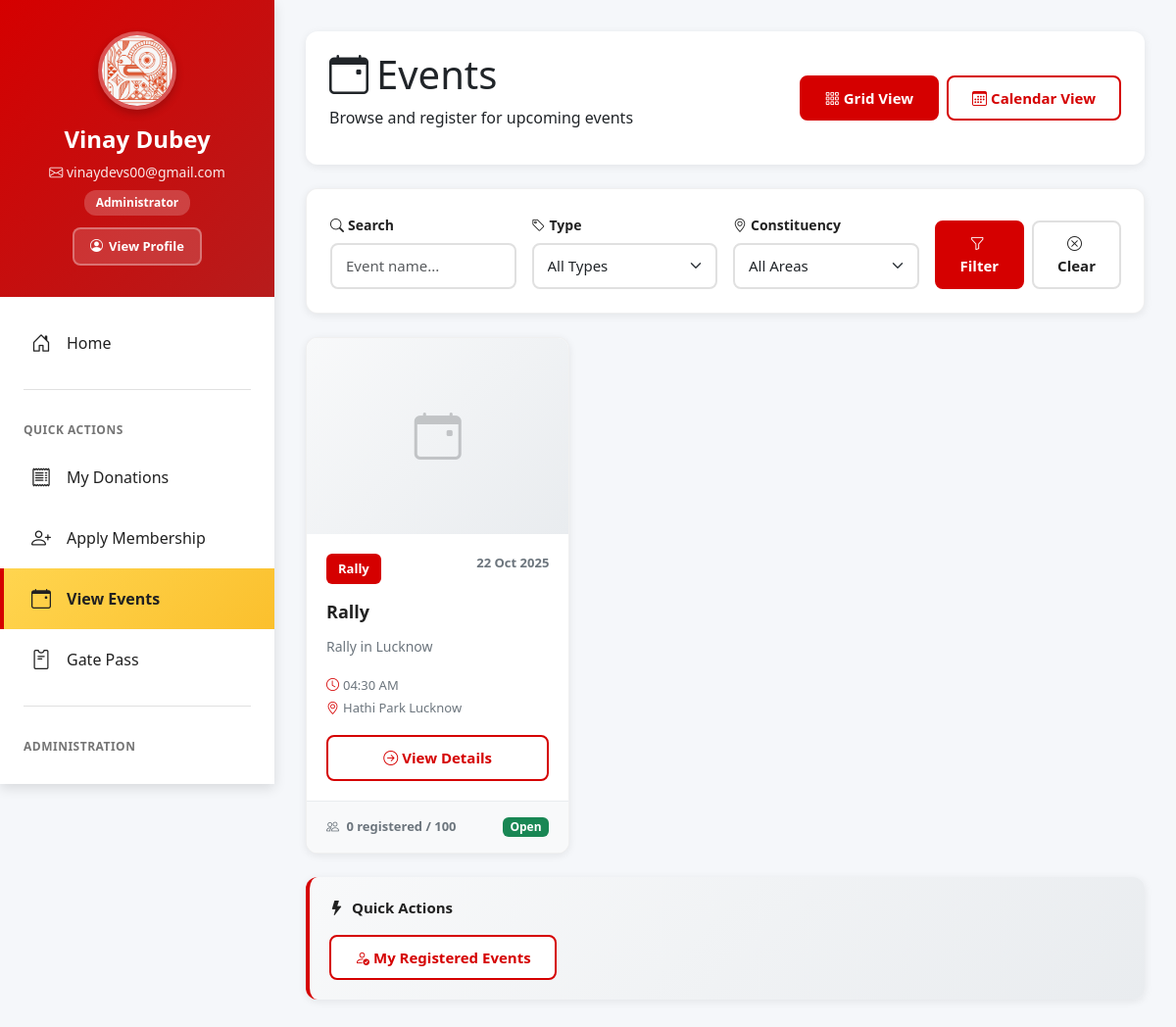
/campaigns/events/ (signed in), run on the app's committed database.
### accounts/models.py (models this page shows, shortened)
class User(AbstractUser):
    phone_number = models.CharField(max_length=15, unique=True)
    is_phone_verified = models.BooleanField(default=False)
    user_type = models.CharField(max_length=20, choices=USER_TYPE_CHOICES, default='SUPPORTER')
    constituency = models.CharField(max_length=100, blank=True)
    district = models.CharField(max_length=100, blank=True)
    state = models.CharField(max_length=50, blank=True)
    preferred_language = models.CharField(max_length=5, choices=LANGUAGE_CHOICES, default='hi')
    fishing_license_number = models.CharField(max_length=50, blank=True)
    boat_registration = models.CharField(max_length=50, blank=True)
    family_primary_account = models.ForeignKey('self', null=True, blank=True, on_delete=models.SET_NULL, related_name='family_members')
    created_at = models.DateTimeField(auto_now_add=True)
    objects = UserManager()
    USERNAME_FIELD = 'phone_number'
    REQUIRED_FIELDS = ['first_name', 'last_name']

class UserProfile(models.Model):
    user = models.OneToOneField(User, on_delete=models.CASCADE)
    avatar = models.ImageField(upload_to='avatars/', blank=True, null=True)
    bio = models.TextField(blank=True)
    community_type = models.CharField(max_length=20, choices=COMMUNITY_CHOICES, blank=True)
    occupation = models.CharField(max_length=100, blank=True)
    experience_years = models.IntegerField(default=0)
    date_of_birth = models.DateField(null=True, blank=True)
    address = models.TextField(blank=True)
    pincode = models.CharField(max_length=6, blank=True)

### campaigns/models.py (models this page shows, shortened)
class Event(models.Model):
    id = models.UUIDField(primary_key=True, default=uuid.uuid4, editable=False)
    campaign = models.ForeignKey(Campaign, on_delete=models.CASCADE, null=True, blank=True, related_name='events')
    title = models.CharField(max_length=200)
    slug = models.SlugField(blank=True)
    description = models.TextField()
    event_type = models.CharField(max_length=20, choices=EVENT_TYPE_CHOICES)
    date_time = models.DateTimeField()
    end_time = models.DateTimeField(null=True, blank=True)
    venue = models.CharField(max_length=200)
    address = models.TextField()
    latitude = models.DecimalField(max_digits=10, decimal_places=8, null=True, blank=True)
    longitude = models.DecimalField(max_digits=11, decimal_places=8, null=True, blank=True)
    max_attendees = models.IntegerField(default=0)  # 0 means unlimited
    registration_required = models.BooleanField(default=True)
    registration_deadline = models.DateTimeField(null=True, blank=True)
    is_public = models.BooleanField(default=True)
    contact_person = models.ForeignKey(settings.AUTH_USER_MODEL, on_delete=models.SET_NULL, null=True)
    contact_phone = models.CharField(max_length=15, blank=True)
    image = models.ImageField(upload_to='event_images/', blank=True, null=True)
    requirements = models.TextField(blank=True)
    agenda = models.JSONField(default=list)
    estimated_cost = models.DecimalField(max_digits=10, decimal_places=2, default=0)
    actual_cost = models.DecimalField(max_digits=10, decimal_places=2, default=0)
    status = models.CharField(max_length=20, choices=[
        ('SCHEDULED', 'Scheduled'),
        ('ONGOING', 'Ongoing'),
        ('COMPLETED', 'Completed'),
        ('CANCELLED', 'Cancelled'),
        ('POSTPONED', 'Postponed'),
    ], default='SCHEDULED')
    created_by = models.ForeignKey(settings.AUTH_USER_MODEL, on_delete=models.CASCADE, related_name='created_events')
    created_at = models.DateTimeField(auto_now_add=True)
    updated_at = models.DateTimeField(auto_now=True)
    @property
    def is_registration_open(self):
        if not self.registration_required:
            return False
        if self.registration_deadline:
            return timezone.now() < self.registration_deadline
        return self.date_time > timezone.now()
    @property
    def attendee_count(self):
        return self.attendees.filter(attended=True).count()
    class Meta:
        ordering = ['date_time']

### campaigns/views.py (the view)
# urls.py: path('events/', views.events_list, name='events_list'),
def events_list(request):
    event_type = request.GET.get('type')
    constituency = request.GET.get('constituency')
    search = request.GET.get('search')
    events = Event.objects.filter(
        is_public=True,
        date_time__gte=timezone.now()
    ).select_related('campaign', 'contact_person')
    if event_type:
        events = events.filter(event_type=event_type)
    if constituency:
        events = events.filter(campaign__constituency__icontains=constituency)
    if search:
        events = events.filter(
            title__icontains=search
        )
    events = events.order_by('date_time')
    event_types = Event._meta.get_field('event_type').choices
    constituencies = Event.objects.filter(is_public=True).values_list(
        'campaign__constituency', flat=True
    ).distinct().exclude(campaign__constituency__isnull=True)
    context = {
        'events': events,
        'event_types': event_types,
        'constituencies': constituencies,
        'selected_type': event_type,
        'selected_constituency': constituency,
        'search_query': search,
    }
    return render(request, 'campaigns/events_list.html', context)

### templates/campaigns/events_list.html (shortened to what this page needs)
{% extends 'dashboard_base.html' %}
{% block content %}
<div class="page-header">
        <div>
            <h1 class="page-title">
                <i class="bi bi-calendar-event me-2"></i>Events
            </h1>
            <p class="page-subtitle">Browse and register for upcoming events</p>
        </div>
        <div class="view-toggle">
            <a href="{% url 'campaigns:events_list' %}" class="btn btn-primary">
                <i class="bi bi-grid-3x3-gap me-1"></i>Grid View
            </a>
            <a href="{% url 'campaigns:calendar' %}" class="btn btn-outline-primary">
                <i class="bi bi-calendar3 me-1"></i>Calendar View
            </a>
        </div>
    </div>
    <div class="filter-card">
        <form method="get" class="row g-3">
            <div class="col-md-3">
                <label class="form-label">
                    <i class="bi bi-search me-1"></i>Search
                </label>
                <input type="text" name="search" class="form-control"
                       value="{{ search_query|default:'' }}" placeholder="Event name...">
            </div>
            <div class="col-md-3">
                <label class="form-label">
                    <i class="bi bi-tag me-1"></i>Type
                </label>
                <select name="type" class="form-select">
                    <option value="">All Types</option>
                </select>
            </div>
            <div class="col-md-3">
                <label class="form-label">
                    <i class="bi bi-geo-alt me-1"></i>Constituency
                </label>
                <select name="constituency" class="form-select">
                    <option value="">All Areas</option>
                </select>
            </div>
            <div class="col-md-3 d-flex align-items-end">
                <button type="submit" class="btn btn-primary me-2">
                    <i class="bi bi-funnel me-1"></i>Filter
                </button>
                <a href="{% url 'campaigns:events_list' %}" class="btn btn-outline-secondary">
                    <i class="bi bi-x-circle me-1"></i>Clear
                </a>
            </div>
        </form>
    </div>
    {% if events %}
        <div class="row g-4 mb-4">
            {% for event in events %}
            <div class="col-md-6 col-lg-4">
                <div class="event-card">
                    {% if event.image %}
                        <img src="{{ event.image.url }}" class="event-image" alt="{{ event.title }}">
                    {% else %}
                        <div class="event-image-placeholder">
                            <i class="bi bi-calendar-event text-muted" style="font-size: 3rem; opacity: 0.3;"></i>
                        </div>
                    {% endif %}
                    <div class="event-card-body">
                        <div class="event-header">
                            <span class="event-badge">
                                {% if event.event_type == 'RALLY' %}Rally
                                {% elif event.event_type == 'MEETING' %}Public Meeting
                                {% elif event.event_type == 'SEMINAR' %}Seminar
                                {% elif event.event_type == 'WORKSHOP' %}Workshop
                                {% elif event.event_type == 'CONFERENCE' %}Conference
                                {% elif event.event_type == 'DOOR_TO_DOOR' %}Door-to-Door
                                {% elif event.event_type == 'BOAT_CAMPAIGN' %}Boat Campaign
                                {% elif event.event_type == 'FISHING_DEMO' %}Fishing Demo
                                {% elif event.event_type == 'COMMUNITY_FEAST' %}Community Feast
                                {% else %}{{ event.get_event_type_display }}
                                {% endif %}
                            </span>
                            <span class="event-date">{{ event.date_time|date:"d M Y" }}</span>
                        </div>
                        <h6 class="event-title">{{ event.title }}</h6>
                        <p class="event-description">{{ event.description|truncatewords:15 }}</p>
                        <div class="event-meta">
                            <div><i class="bi bi-clock me-1"></i>{{ event.date_time|date:"h:i A" }}</div>
                            <div><i class="bi bi-geo-alt me-1"></i>{{ event.venue|truncatewords:6 }}</div>
                        </div>
                        <a href="{% url 'campaigns:event_detail' event.slug %}" class="btn btn-outline-primary w-100">
                            <i class="bi bi-arrow-right-circle me-1"></i>View Details
                        </a>
                    </div>
                    {% if event.registration_required %}
                    <div class="event-footer">
                        <span class="event-footer-meta">
                            <i class="bi bi-people me-1"></i>
                            {{ event.attendee_count }} registered
                            {% if event.max_attendees > 0 %} / {{ event.max_attendees }}{% endif %}
                        </span>
                        {% if event.is_registration_open %}
                            <span class="badge bg-success">Open</span>
                        {% else %}
                            <span class="badge bg-secondary">Closed</span>
                        {% endif %}
                    </div>
                    {% endif %}
                </div>
            </div>
            {% endfor %}
        </div>
    {% else %}
        <div class="empty-state">
            <i class="bi bi-calendar-x d-block"></i>
            <h5>No Events Found</h5>
            <p>Currently no upcoming events are available.</p>
        </div>
    {% endif %}
    {% if user.is_authenticated %}
    <div class="quick-actions-card">
        <div class="quick-actions-title">
            <i class="bi bi-lightning-fill"></i>
            <span>Quick Actions</span>
        </div>
        <a href="{% url 'campaigns:my_events' %}" class="btn btn-outline-primary">
            <i class="bi bi-person-check me-1"></i>My Registered Events
        </a>
    </div>
    {% endif %}
{% endblock %}

### templates/dashboard_base.html (shortened to what this page needs)
{% load i18n %}
<!DOCTYPE html>
<html lang="{{ LANGUAGE_CODE|default:'hi' }}">
<head>
    <link href="https://cdn.jsdelivr.net/npm/bootstrap@5.3.0/dist/css/bootstrap.min.css" rel="stylesheet">
    <link rel="stylesheet" href="https://cdn.jsdelivr.net/npm/bootstrap-icons@1.11.0/font/bootstrap-icons.css">
</head>
<body>
    <div class="dashboard-wrapper">
        <aside class="dashboard-sidebar" id="dashboardSidebar">
            <div class="sidebar-header">
                {% if user.is_authenticated %}
                    {% if user.userprofile and user.userprofile.avatar %}
                        <img src="{{ user.userprofile.avatar.url }}" alt="{{ user.get_full_name }}" class="sidebar-profile-pic">
                    {% else %}
                        <div class="sidebar-profile-placeholder">
                            <i class="bi bi-person-fill"></i>
                        </div>
                    {% endif %}
                    <h4>{{ user.get_full_name|default:user.phone_number }}</h4>
                    <p><i class="bi bi-envelope"></i> {{ user.email|default:user.phone_number }}</p>
                    <span class="user-role">{{ user.get_user_type_display }}</span>
                    <a href="{% url 'complete_profile' %}" class="view-profile-btn">
                        <i class="bi bi-person-circle"></i>{% trans "View Profile" %}
                    </a>
                {% endif %}
            </div>
            <ul class="sidebar-nav">
                <li class="sidebar-nav-item">
                    <a href="{% url 'dashboard' %}" class="sidebar-nav-link">
                        <i class="bi bi-house-door"></i>
                        <span>{% trans "Home" %}</span>
                    </a>
                </li>
                {% if user.is_authenticated %}
                    <div class="sidebar-divider"></div>
                    <div class="sidebar-section-title">{% trans "Quick Actions" %}</div>
                    <li class="sidebar-nav-item">
                        <a href="{% url 'donations:my_donations' %}" class="sidebar-nav-link">
                            <i class="bi bi-receipt"></i>
                            <span>{% trans "My Donations" %}</span>
                        </a>
                    </li>
                    <li class="sidebar-nav-item">
                        <a href="{% url 'membership:apply_with_payment' %}" class="sidebar-nav-link">
                            <i class="bi bi-person-plus"></i>
                            <span>{% trans "Apply Membership" %}</span>
                        </a>
                    </li>
                    <li class="sidebar-nav-item">
                        <a href="{% url 'campaigns:events_list' %}" class="sidebar-nav-link">
                            <i class="bi bi-calendar-event"></i>
                            <span>{% trans "View Events" %}</span>
                        </a>
                    </li>
                    <li class="sidebar-nav-item">
                        <a href="{% url 'gatepass:dashboard' %}" class="sidebar-nav-link">
                            <i class="bi bi-pass"></i>
                            <span>{% trans "Gate Pass" %}</span>
                        </a>
                    </li>
                    {% load permission_tags %}
                    {% if user.user_type == 'ADMINISTRATOR' or user|has_any_permission %}
                        <div class="sidebar-divider"></div>
                        <div class="sidebar-section-title">{% trans "Administration" %}</div>
                        {% if user.user_type == 'ADMINISTRATOR' or user|has_feature_permission:'USER_MANAGEMENT' %}
                        <li class="sidebar-nav-item">
                            <a href="{% url 'admin_user_list' %}" class="sidebar-nav-link">
                                <i class="bi bi-people"></i>
                                <span>{% trans "Manage Users" %}</span>
                            </a>
                        </li>
                        {% endif %}
                    {% endif %}
                {% endif %}
            </ul>
        </aside>
        <main class="dashboard-main">
            {% block content %}{% endblock %}
        </main>
    </div>
</body>
</html>

### data on the page
User: userprofile.avatar (picture), get_full_name "Vinay Dubey", email "vinaydevs00@gmail.com", user_type "Administrator"
Event: event_type "Rally", date_time "22 Oct 2025", title "Rally", description "Rally in Lucknow", date_time "04:30 AM", venue "Hathi Park Lucknow", attendee_count "0", max_attendees "100", registration_required "Open"
